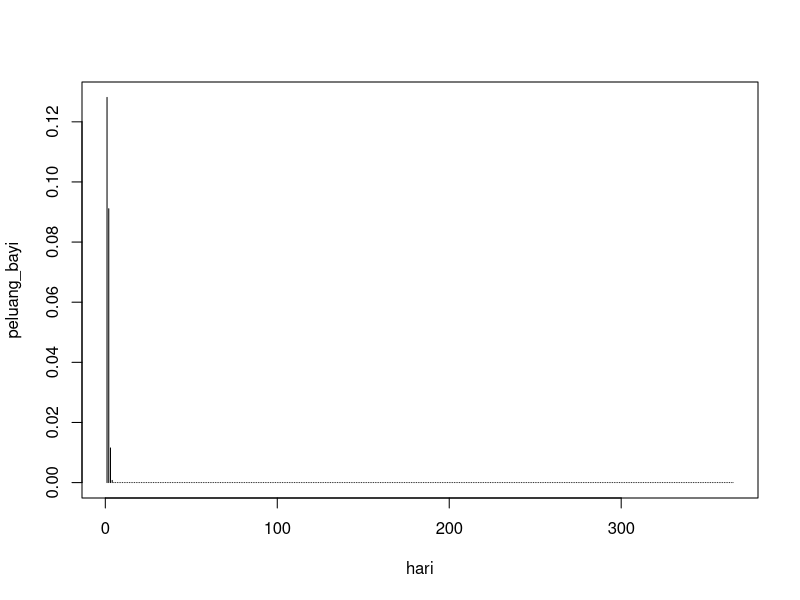

R code for this plot:
# a
rata_historis = 4.5
dpois(x = 6, lambda = rata_historis)
# b
hari = 1:365
peluang_bayi = dpois(6, lambda = rata_historis * hari)
plot(hari, peluang_bayi,type='h')
# d
mean(peluang_bayi)
var(peluang_bayi)
